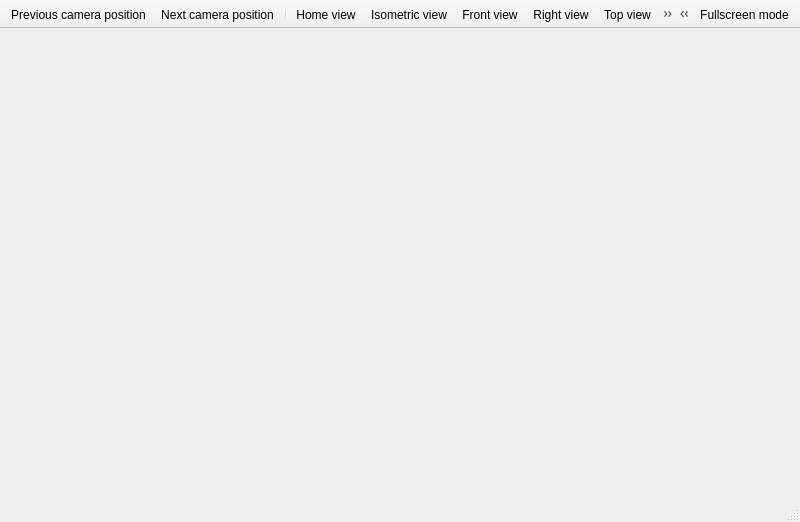
<?xml version="1.0" encoding="UTF-8"?>
<ui version="4.0">
 <class>MainWindow</class>
 <widget class="QMainWindow" name="MainWindow">
  <property name="geometry">
   <rect>
    <x>0</x>
    <y>0</y>
    <width>800</width>
    <height>522</height>
   </rect>
  </property>
  <property name="windowTitle">
   <string>MainWindow</string>
  </property>
  <property name="iconSize">
   <size>
    <width>16</width>
    <height>16</height>
   </size>
  </property>
  <widget class="QWidget" name="centralwidget"/>
  <widget class="QStatusBar" name="statusbar"/>
  <widget class="QToolBar" name="m_toolbarViews">
   <property name="windowTitle">
    <string>toolBar</string>
   </property>
   <property name="movable">
    <bool>false</bool>
   </property>
   <property name="allowedAreas">
    <set>Qt::TopToolBarArea</set>
   </property>
   <attribute name="toolBarArea">
    <enum>TopToolBarArea</enum>
   </attribute>
   <attribute name="toolBarBreak">
    <bool>false</bool>
   </attribute>
   <addaction name="m_actionPrevious"/>
   <addaction name="m_actionNext"/>
   <addaction name="separator"/>
   <addaction name="m_actionHome"/>
   <addaction name="m_actionIso"/>
   <addaction name="m_actionFront"/>
   <addaction name="m_actionRight"/>
   <addaction name="m_actionTop"/>
   <addaction name="m_actionBottom"/>
   <addaction name="m_actionBack"/>
  </widget>
  <widget class="QToolBar" name="m_toolbarScreens">
   <property name="windowTitle">
    <string>toolBar</string>
   </property>
   <property name="layoutDirection">
    <enum>Qt::RightToLeft</enum>
   </property>
   <property name="movable">
    <bool>false</bool>
   </property>
   <property name="allowedAreas">
    <set>Qt::TopToolBarArea</set>
   </property>
   <attribute name="toolBarArea">
    <enum>TopToolBarArea</enum>
   </attribute>
   <attribute name="toolBarBreak">
    <bool>false</bool>
   </attribute>
   <addaction name="m_actionFullscreen"/>
   <addaction name="m_actionVirtualscreen"/>
   <addaction name="m_actionTwoscreen"/>
  </widget>
  <action name="m_actionBack">
   <property name="icon">
    <iconset resource="../../dureu3d/Data/Actions.qrc">
     <normaloff>:/viewer-back-24px.svg</normaloff>:/viewer-back-24px.svg</iconset>
   </property>
   <property name="text">
    <string>Back view</string>
   </property>
  </action>
  <action name="m_actionBottom">
   <property name="icon">
    <iconset resource="../../dureu3d/Data/Actions.qrc">
     <normaloff>:/viewer-bottom-24px.svg</normaloff>:/viewer-bottom-24px.svg</iconset>
   </property>
   <property name="text">
    <string>Bottom view</string>
   </property>
  </action>
  <action name="m_actionFront">
   <property name="icon">
    <iconset resource="../../dureu3d/Data/Actions.qrc">
     <normaloff>:/viewer-front-24px.svg</normaloff>:/viewer-front-24px.svg</iconset>
   </property>
   <property name="text">
    <string>Front view</string>
   </property>
  </action>
  <action name="m_actionFullscreen">
   <property name="icon">
    <iconset resource="../../dureu3d/Data/Actions.qrc">
     <normaloff>:/viewer-fullscreen-24px.svg</normaloff>:/viewer-fullscreen-24px.svg</iconset>
   </property>
   <property name="text">
    <string>Fullscreen mode</string>
   </property>
  </action>
  <action name="m_actionHome">
   <property name="icon">
    <iconset resource="../../dureu3d/Data/Actions.qrc">
     <normaloff>:/viewer-home-24px.svg</normaloff>:/viewer-home-24px.svg</iconset>
   </property>
   <property name="text">
    <string>Home view</string>
   </property>
  </action>
  <action name="m_actionIso">
   <property name="icon">
    <iconset resource="../../dureu3d/Data/Actions.qrc">
     <normaloff>:/viewer-iso-24px.svg</normaloff>:/viewer-iso-24px.svg</iconset>
   </property>
   <property name="text">
    <string>Isometric view</string>
   </property>
  </action>
  <action name="m_actionLeft">
   <property name="icon">
    <iconset resource="../../dureu3d/Data/Actions.qrc">
     <normaloff>:/viewer-left-24px.svg</normaloff>:/viewer-left-24px.svg</iconset>
   </property>
   <property name="text">
    <string>Left view</string>
   </property>
  </action>
  <action name="m_actionNext">
   <property name="icon">
    <iconset resource="../../dureu3d/Data/Actions.qrc">
     <normaloff>:/viewer-next-24px.svg</normaloff>:/viewer-next-24px.svg</iconset>
   </property>
   <property name="text">
    <string>Next camera position</string>
   </property>
  </action>
  <action name="m_actionPrevious">
   <property name="icon">
    <iconset resource="../../dureu3d/Data/Actions.qrc">
     <normaloff>:/viewer-previous-24px.svg</normaloff>:/viewer-previous-24px.svg</iconset>
   </property>
   <property name="text">
    <string>Previous camera position</string>
   </property>
  </action>
  <action name="m_actionRight">
   <property name="icon">
    <iconset resource="../../dureu3d/Data/Actions.qrc">
     <normaloff>:/viewer-right-24px.svg</normaloff>:/viewer-right-24px.svg</iconset>
   </property>
   <property name="text">
    <string>Right view</string>
   </property>
  </action>
  <action name="m_actionTop">
   <property name="icon">
    <iconset resource="../../dureu3d/Data/Actions.qrc">
     <normaloff>:/viewer-top-24px.svg</normaloff>:/viewer-top-24px.svg</iconset>
   </property>
   <property name="text">
    <string>Top view</string>
   </property>
  </action>
  <action name="m_actionVirtualscreen">
   <property name="icon">
    <iconset resource="../../dureu3d/Data/Actions.qrc">
     <normaloff>:/viewer-virtualscreen-24px.svg</normaloff>:/viewer-virtualscreen-24px.svg</iconset>
   </property>
   <property name="text">
    <string>Virtual screen mode</string>
   </property>
  </action>
  <action name="m_actionTwoscreen">
   <property name="icon">
    <iconset resource="../../dureu3d/Data/Actions.qrc">
     <normaloff>:/viewer-twoscreen-24px.svg</normaloff>:/viewer-twoscreen-24px.svg</iconset>
   </property>
   <property name="text">
    <string>Second screen window</string>
   </property>
  </action>
 </widget>
 <resources>
  <include location="../../dureu3d/Data/Actions.qrc"/>
 </resources>
 <connections/>
</ui>
